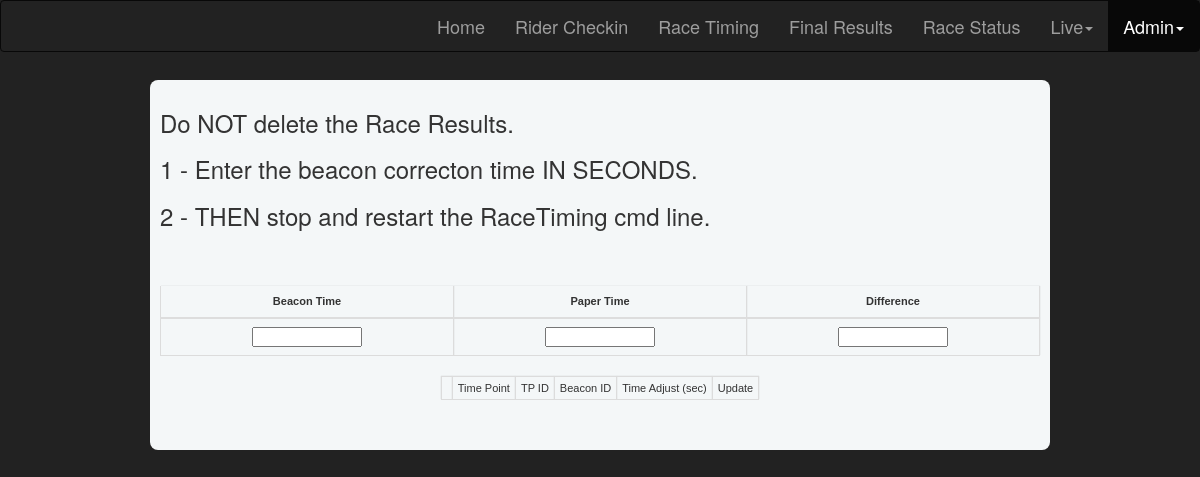
Before: /admin_beacontime.php with the older database file.
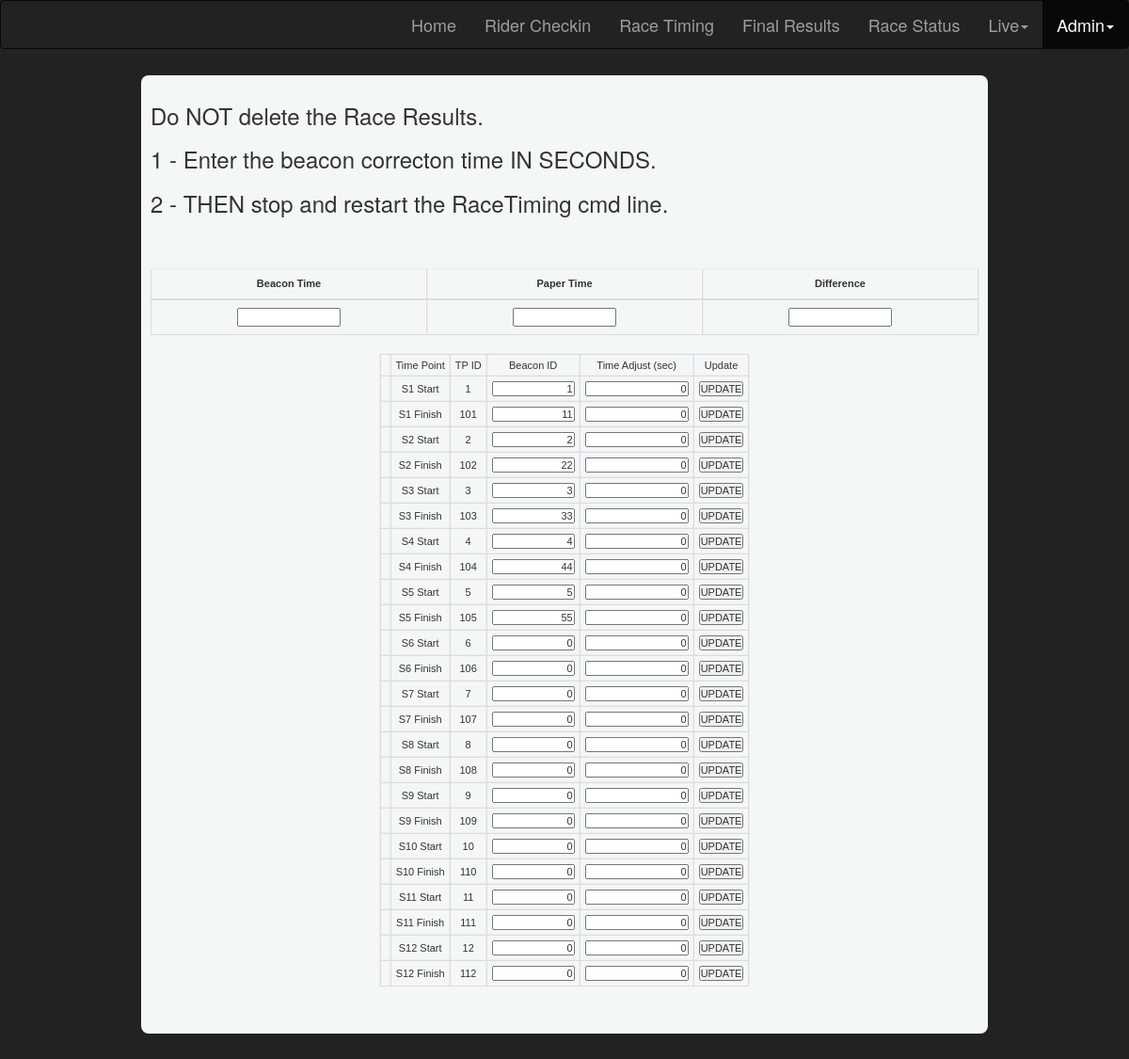
After: the same page with the newer database file.
### tables this page shows
CREATE TABLE `beacons` (
  `id` int(16) unsigned NOT NULL AUTO_INCREMENT,
  `name` varchar(32) NOT NULL DEFAULT '',
  `timepoint` int(8) NOT NULL,
  `beaconid` int(8) NOT NULL,
  `seconds` int(32) NOT NULL DEFAULT '0',
  PRIMARY KEY (`id`)
);

### admin_beacontime.php (the view, shortened to what this page needs)
<?php
if(!($racedb = mysql_connect("localhost","root","root",true)))
{
     die('oops connection problem ! --> '.mysql_error());
}
$query = "SELECT * FROM beacons";
$beacons=mysql_query($query,$racedb);
?>
<!DOCTYPE html PUBLIC "-//W3C//DTD XHTML 1.0 Transitional//EN" "http://www.w3.org/TR/xhtml1/DTD/xhtml1-transitional.dtd">
<html xmlns="http://www.w3.org/1999/xhtml">
<head>
	<link rel="stylesheet" href="https://maxcdn.bootstrapcdn.com/bootstrap/3.3.6/css/bootstrap.min.css">
	<link rel="stylesheet" href="raceresults.css" type="text/css" />
</head>
<body>
	<?php include 'menu.php'; ?>
	<div id="categories" style="width: 900px; background: #f4f7f8; border-radius: 8px; overflow-x:auto; margin: 80px auto; padding: 10px 10px 10px 10px;" >
		<h3>Do NOT delete the Race Results.</h3>
		<h3>1 - Enter the beacon correcton time IN SECONDS. </h3>
		<h3>2 - THEN stop and restart the RaceTiming cmd line.</h3>
		<h3><br></h3>
		<table id="datatable" class="order-table table">
			<thead>
				<tr>
					<th><center>Beacon Time</th>
					<th><center>Paper Time</th>
					<th><center>Difference</th>
				</tr>
			</thead>
			<tr>
				<td><input id="t1" type="text" name="t1" value="" style="width: 10em" onchange="calcS1()"  /></td>
				<td><input id="t11" type="text" name="t11" value="" style="width: 10em" onchange="calcS1()" /></td>
				<td><input id="s1" type="text" name="s1" value=""  style="width: 10em"/></td>
			</tr>
		</table>
		<form method="post"   >
			<center>
			<table>
			<tr><td></td>
				<td>Time Point</td>
				<td>TP ID</td>
				<td>Beacon ID</td>
				<td>Time Adjust (sec)</td>
				<td>Update</td>
			<?php
			$i = 0;
			while ( $row = mysql_fetch_array($beacons) )
			{
				echo '<tr>';
				echo '<td><input type="hidden" value="'.$row['id'].'" name="id'.$i.'" style="width: 2em" /> <input type="hidden" value="'.$row['timepoint'].'" name="tp'.$i.'" style="width: 2em;" /></td>';
				echo '<td>'.$row['name'].'</td>';
				echo '<td>'.$row['timepoint'].'</td>';
				echo '<td><input type="text" value="'.$row['beaconid'].'" name="bid'.$i.'" style="width: 8em; text-align: right;" /></td>';
				echo '<td><input type="text" value="'.$row['seconds'].'" name="ta'.$i.'" style="width: 10em; text-align: right;" required></td>';
				echo '<td><input type="submit" value="UPDATE" name="update'.$i.'" />';
				echo '</td>';
				echo '</tr>';
				$i++;
			}
			echo '</table>';
			?>
		</form>
	</div>
</body>
</html>

Changed rows visible on the page:
added beacons: name "S1 Start", timepoint "1", beaconid "1", seconds "0"
added beacons: name "S1 Finish", timepoint "101", beaconid "11", seconds "0"
added beacons: name "S2 Start", timepoint "2", beaconid "2", seconds "0"
added beacons: name "S2 Finish", timepoint "102", beaconid "22", seconds "0"
added beacons: name "S3 Start", timepoint "3", beaconid "3", seconds "0"
added beacons: name "S3 Finish", timepoint "103", beaconid "33", seconds "0"
added beacons: name "S4 Start", timepoint "4", beaconid "4", seconds "0"
added beacons: name "S4 Finish", timepoint "104", beaconid "44", seconds "0"
added beacons: name "S5 Start", timepoint "5", beaconid "5", seconds "0"
added beacons: name "S5 Finish", timepoint "105", beaconid "55", seconds "0"
added beacons: name "S6 Start", timepoint "6", beaconid "0", seconds "0"
added beacons: name "S6 Finish", timepoint "106", beaconid "0", seconds "0"
added beacons: name "S7 Start", timepoint "7", beaconid "0", seconds "0"
added beacons: name "S7 Finish", timepoint "107", beaconid "0", seconds "0"
added beacons: name "S8 Start", timepoint "8", beaconid "0", seconds "0"
added beacons: name "S8 Finish", timepoint "108", beaconid "0", seconds "0"
added beacons: name "S9 Start", timepoint "9", beaconid "0", seconds "0"
added beacons: name "S9 Finish", timepoint "109", beaconid "0", seconds "0"
added beacons: name "S10 Start", timepoint "10", beaconid "0", seconds "0"
added beacons: name "S10 Finish", timepoint "110", beaconid "0", seconds "0"
added beacons: name "S11 Start", timepoint "11", beaconid "0", seconds "0"
added beacons: name "S11 Finish", timepoint "111", beaconid "0", seconds "0"
added beacons: name "S12 Start", timepoint "12", beaconid "0", seconds "0"
added beacons: name "S12 Finish", timepoint "112", beaconid "0", seconds "0"
